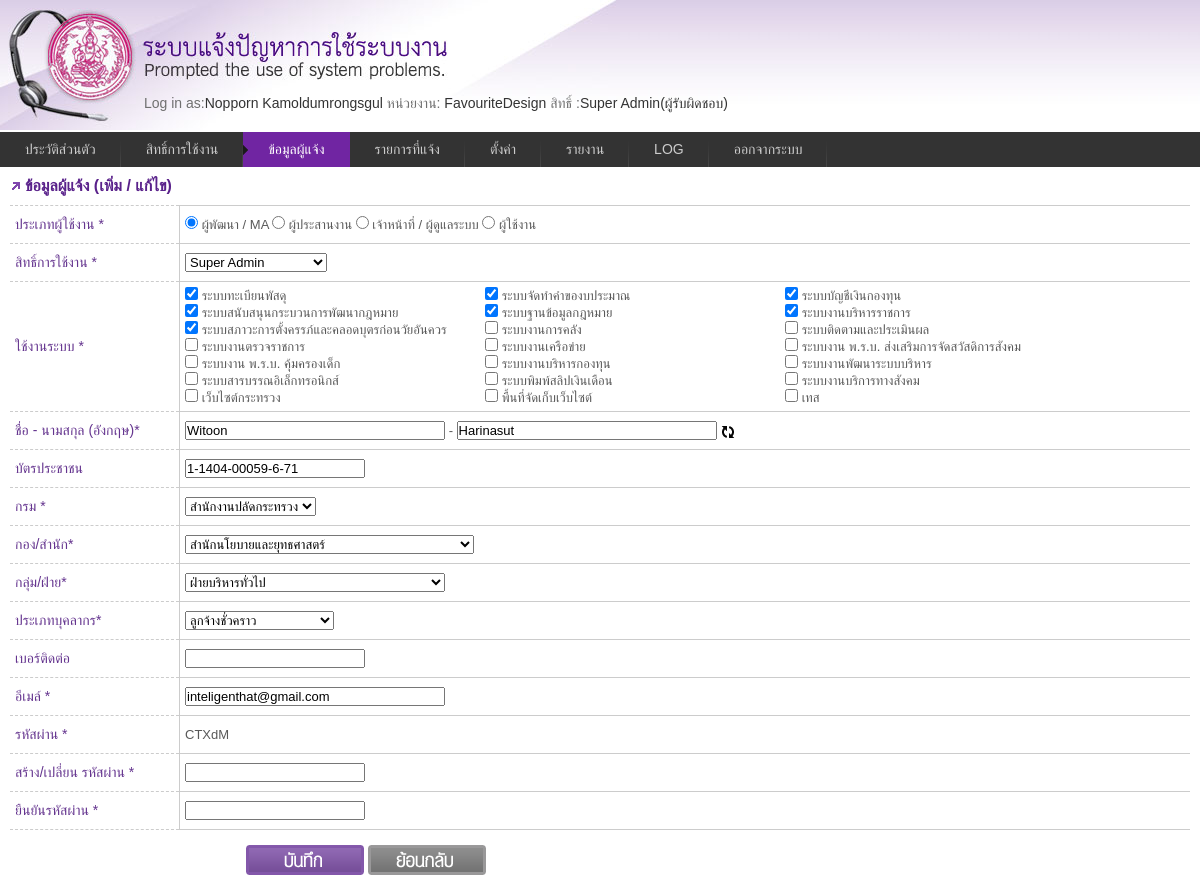
/user.php?act=form&id=14 (signed in), run on an earlier commit of the app's database.
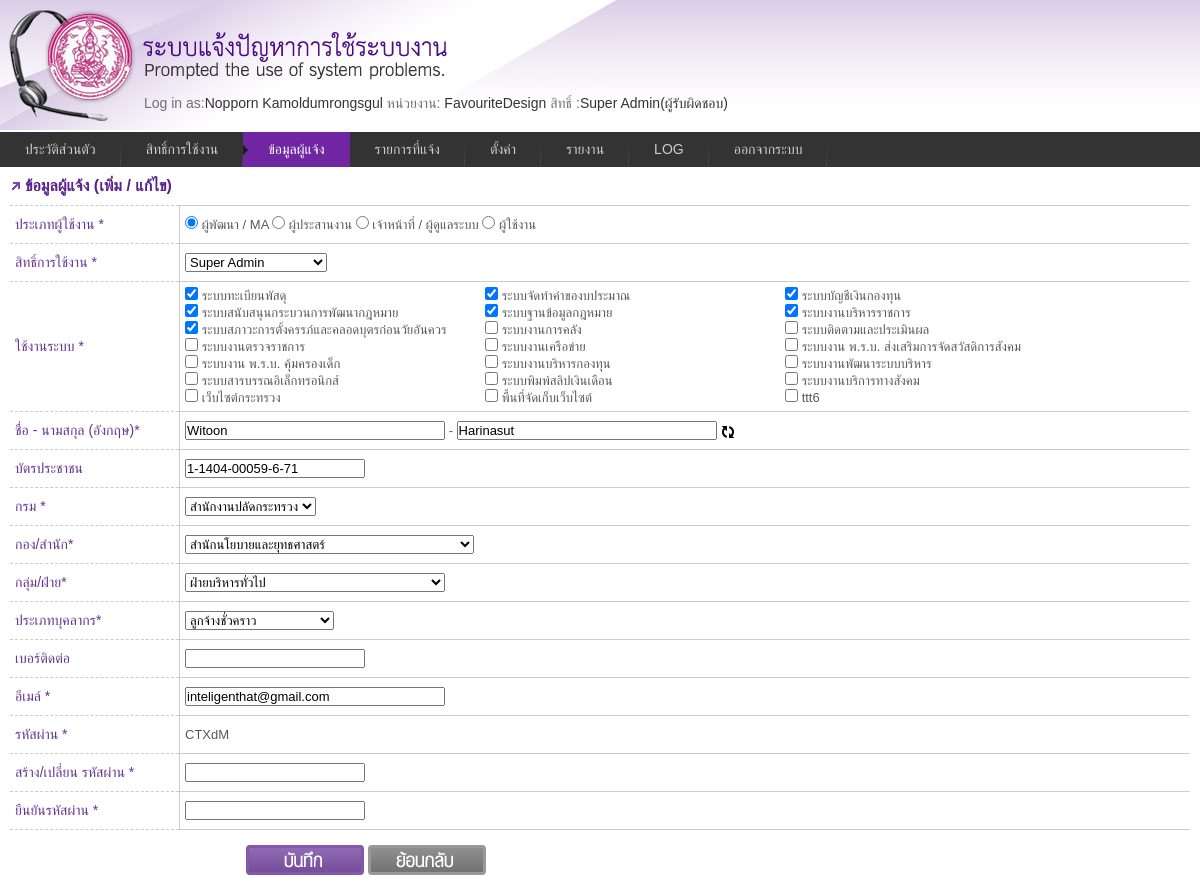
And on a later commit of the database.
### tables this page shows
CREATE TABLE `system` (
  `ID` int(10) NOT NULL auto_increment,
  `Code` varchar(10) default NULL,
  `SystemName` varchar(200) default NULL,
  `name_eng` varchar(255) default NULL,
  PRIMARY KEY  (`ID`)
);

### _menu.php (called while the page is built, shortened)
<?php
$pm =new UserLogin();
	$item_10=$pm->GetPermission(10);
?>

### include/class_userlogin.php (called while the page is built, shortened)
<?php
class UserLogin{
 function GetPermission($pm_code)
 {
	$sql="select * from usergroup_permission where usergroupid=".$_SESSION["usergroupid"]." and code=".$pm_code;
	$result=mysql_query($sql)or die('Invalid query: ' . mysql_error());
	if($result){
		$item=mysql_fetch_assoc($result);
	}else{ $item="";}
	return $item;
 }
}
?>

### include/function.php (called while the page is built, shortened)
<?php
function SelectCountData($tablename,$condition)
{
    $result = mysql_query("SELECT * FROM ".$tablename.$condition);
    @$nrow = mysql_num_rows($result);
    return $nrow;
}
?>

### user/form.php (the view, shortened to what the changed rows need)
<form name="frmedit" id="frmedit" class="commentForm"  action="user/query.php?act=insert&id=<?php echo @$_GET['id']?>&chk_del=<?php echo $item_10['CanDelete'];?>&chk_edit=<?php echo $item_10['CanEdit']; ?>&chk_add=<?php echo $item_10['CanAdd'] ?>"  method="post">
<table class="tbadd">
<tr>
  <th>ประเภทผู้ใช้งาน  <span class="Txt_red_12">*</span></th>
</tr>
<tr>
  <th>สิทธิ์การใช้งาน <span class="Txt_red_12">*</span></th>
</tr>
<tr>
  <th>ใช้งานระบบ   <span class="Txt_red_12">*</span></th>
  <td>
  <div style="width:1000px">
  <?
    $sql = " SELECT * FROM system ORDER BY id ";
    $result = mysql_query($sql);
    while($srow = mysql_fetch_array($result))
    {
  ?>
  <span style="display:inline-block;float:left;width:300px;">
  <input type="checkbox" name="ChkSystem[]" id="ChkSystem"  class="required"
  <? if(SelectCountData("user_systems"," WHERE userid=".@$_GET['id']." AND SystemID=".$srow['ID'])> 0)echo "checked";?> value="<?php echo $srow['ID'];?>"  />
    <? echo $srow['SystemName']; ?>
     </span>
<?php } ?>
   </div>
  </td>
</tr>
<tr>
  <th>ชื่อ - นามสกุล (อังกฤษ)<span class="Txt_red_12">*</span></th>
</tr>
<tr>
  <th>บัตรประชาชน  <span class="Txt_red_12"></span></th>
</tr>
<tr>
  <th>กรม <span class="Txt_red_12">*</span></th>
</tr>
<tr>
  <th>กอง/สำนัก<span class="Txt_red_12">*</span></th>
</tr>
<tr>
  <th>กลุ่ม/ฝ่าย<span class="Txt_red_12">*</span></th>
</tr>
<tr>
  <th>ประเภทบุคลากร<span class="Txt_red_12">*</span></th>
</tr>
<tr>
  <th>เบอร์ติดต่อ</th>
</tr>
<tr>
  <th>อีเมล์  <span class="Txt_red_12">*</span></th>
</tr>
<?
if(@$_SESSION['id']!='')
{
?>
<tr>
  <th>รหัสผ่าน <span class="Txt_red_12">*</span></th>
</tr>
<? } ?>
<tr>
  <th>สร้าง/เปลี่ยน รหัสผ่าน <span class="Txt_red_12">*</span></th>
</tr>
<tr>
  <th>ยืนยันรหัสผ่าน  <span class="Txt_red_12">*</span></th>
</tr>
</table>
</form>

What changed in the data, as far as the page shows it:
removed system: SystemName "เทส"
added system: SystemName "ttt6"
